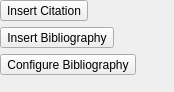
<?xml version="1.0" encoding="UTF-8"?>
<ui version="4.0">
 <class>SimpleCitationBibliographyWidget</class>
 <widget class="QWidget" name="SimpleCitationBibliographyWidget">
  <property name="geometry">
   <rect>
    <x>0</x>
    <y>0</y>
    <width>174</width>
    <height>92</height>
   </rect>
  </property>
  <property name="sizePolicy">
   <sizepolicy hsizetype="Fixed" vsizetype="Minimum">
    <horstretch>0</horstretch>
    <verstretch>0</verstretch>
   </sizepolicy>
  </property>
  <layout class="QVBoxLayout" name="verticalLayout">
   <property name="sizeConstraint">
    <enum>QLayout::SetMinAndMaxSize</enum>
   </property>
   <property name="margin">
    <number>0</number>
   </property>
   <item>
    <widget class="QToolButton" name="addCitation">
     <property name="toolTip">
      <string>Insert citation at current position</string>
     </property>
     <property name="text">
      <string>Insert Citation</string>
     </property>
     <property name="autoRaise">
      <bool>false</bool>
     </property>
    </widget>
   </item>
   <item>
    <widget class="QToolButton" name="addBibliography">
     <property name="toolTip">
      <string>Insert bibliography at current position</string>
     </property>
     <property name="text">
      <string>Insert Bibliography</string>
     </property>
     <property name="autoRaise">
      <bool>false</bool>
     </property>
    </widget>
   </item>
   <item>
    <widget class="QToolButton" name="configureBibliography">
     <property name="toolTip">
      <string>Configure bibiliography</string>
     </property>
     <property name="text">
      <string>Configure Bibliography</string>
     </property>
    </widget>
   </item>
   <item>
    <widget class="QWidget" name="SpecialSpacer" native="true">
     <property name="sizePolicy">
      <sizepolicy hsizetype="Preferred" vsizetype="Expanding">
       <horstretch>0</horstretch>
       <verstretch>0</verstretch>
      </sizepolicy>
     </property>
    </widget>
   </item>
  </layout>
 </widget>
 <resources/>
 <connections/>
</ui>
